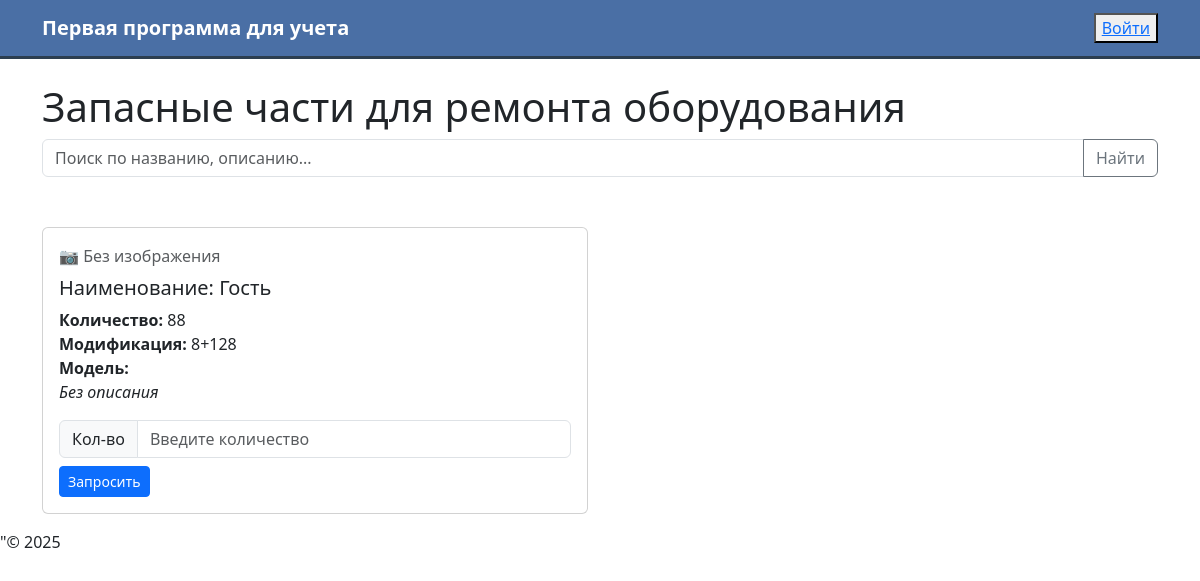
Before: /consumables/ with the older database file.
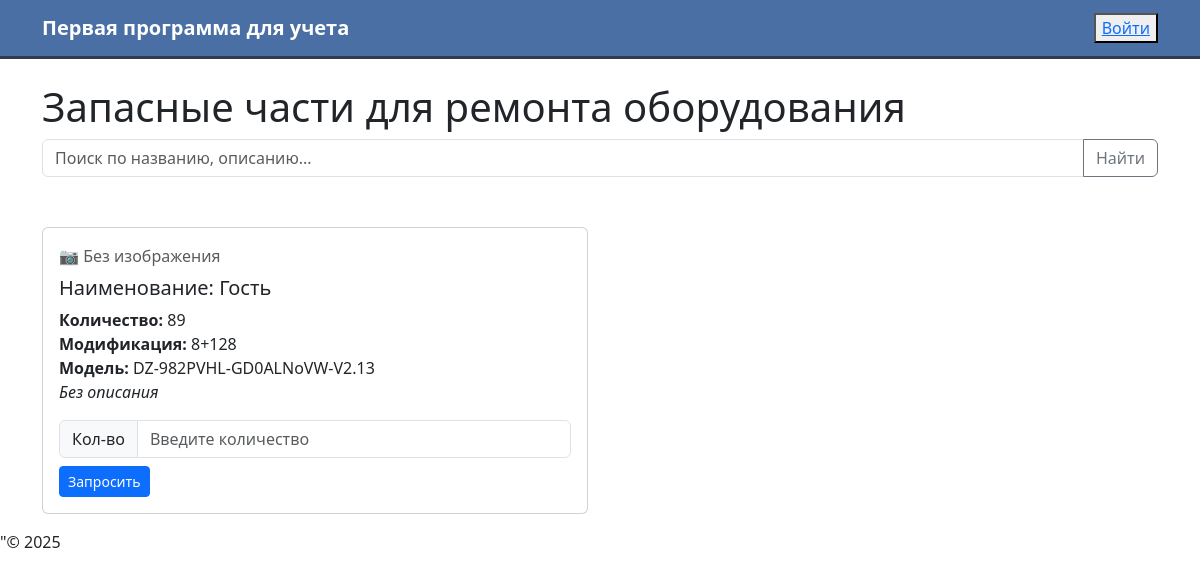
After: the same page with the newer database file.
### inventory/models.py (models this page shows, shortened)
class Consumable(models.Model):
    model = models.CharField("Модель", max_length=100, blank=True)
    name = models.CharField("Имя", max_length=100)
    modification = models.CharField("Модификация", max_length=10, blank=True)
    quantity = models.PositiveIntegerField("Количество")
    description = models.TextField(blank=True, null=True)
    image = models.ImageField("Картинка", upload_to='consumables/', blank=True, null=True)
    class Meta:
        verbose_name="Запчасть для ремонта" # Задаёт человекочитаемое название модели в единственном числе(админка)
        verbose_name_plural="Запчасти для ремонта" #Задаёт человекочитаемое название модели в множественном числе(админка)
        ordering = ['name']

### inventory/views.py (the view)
# urls.py: path('consumables/',views.consumable_list,name='consumables_list'), # путь для вывода содержимоо таблицы Consumable
def consumable_list(request): #принимающее объект request (HTTP-запрос от пользователя).
    query = request.GET.get('q', '').strip() # Получает значение параметра q из GET-запроса
    if query: # Проверяет, ввёл ли пользователь непустой поисковый запрос.
        consumables = Consumable.objects.filter( #Выполняет поиск по нескольким полям
            Q(name__icontains=query) |
            Q(description__icontains=query) |
            Q(modification__icontains=query)
        ).order_by('name')
    else:
        consumables = Consumable.objects.all().order_by('name') # Если запрос пустой — загружает все расходники, отсортированные по имени.
    paginator=Paginator(consumables,10)
    page_number=request.GET.get("page")
    page_obj=paginator.get_page(page_number)
    context={
        'page_obj':page_obj,
        'query':query,
        "current_date":datetime.now().strftime("%d.%m.%Y")}
    return render(request, "inventory/consumable_list.html",context) #Возвращает HTTP-ответ, рендеря шаблон inventory/consumable_list.html с переданным контекстом.

### inventory/templates/inventory/consumable_list.html (shortened to what this page needs)
{% extends "inventory/base.html" %}
{% block content %}
<h1>Запасные части для ремонта оборудования</h1>
<form method="get" class="mb-4">
<form method="get" class="mb-4">
  <div class="input-group">
    <input type="text" name="q" value="{{ request.GET.q }}"
           class="form-control" placeholder="Поиск по названию, описанию...">
    <button class="btn btn-outline-secondary" type="submit"> Найти</button>
  </div>
</form>
    <nav class="navbar navbar-expand-lg navbar-light">
        <div class="container">
        </div>
    </nav>
{% if page_obj%}
  <div class="row">
    {% for item in page_obj %}
      <div class="col-md-6 mb-3">
        <div class="card">
          <div class="card-body">
          {% if item.image %}
          <a href="#" onclick="openModal('{{ item.image.url }}', '{{ item.name }}'); return false;">
            <img src="{{ item.image.url }}" class="img-fluid rounded mb-2" alt="{{ item.name }}" style="max-height: 150px; object-fit: contain; cursor: zoom-in;">
           </a>
          {% else %}
            <div class="text-muted mb-2">📷 Без изображения</div>
          {% endif %}
            <h5 class="card-title">Наименование: {{ item.name }}</h5>
            <p class="card-text">
              <strong>Количество:</strong> {{ item.quantity }}<br>
              <strong>Модификация:</strong> {{ item.modification }}<br>
              <strong>Модель:</strong> {{ item.model }}<br>
              {% if item.description %}
                <strong>Описание:</strong> {{ item.description }}
              {% else %}
                <em>Без описания</em>
              {% endif %}
            </p>
            <div class="mt-3">
            <form method="post" action="{% url 'create_request' item.pk %}?next={{ request.get_full_path|urlencode }}">
              <div class="input-group mb-2">
                <label class="input-group-text" for="quantity_{{ item.pk }}">Кол-во</label>
                <input type="number" name="quantity" min="1" max="{{ item.quantity }}" id="quantity_{{ item.pk }}" class="form-control" placeholder="Введите количество">
              </div>
              {% if not user.is_staff %}
              <button type="submit" class="btn btn-sm btn-primary">Запросить</button>
              {% endif %}
            </form>
            </div>
          </div>
        </div>
      </div>
    {% endfor %}
  </div>
{% endif %}
{% endblock %}

Changed rows visible on the page:
changed Consumable "Гость": quantity "88" → "89"; model (not shown) → "DZ-982PVHL-GD0ALNoVW-V2.13"
